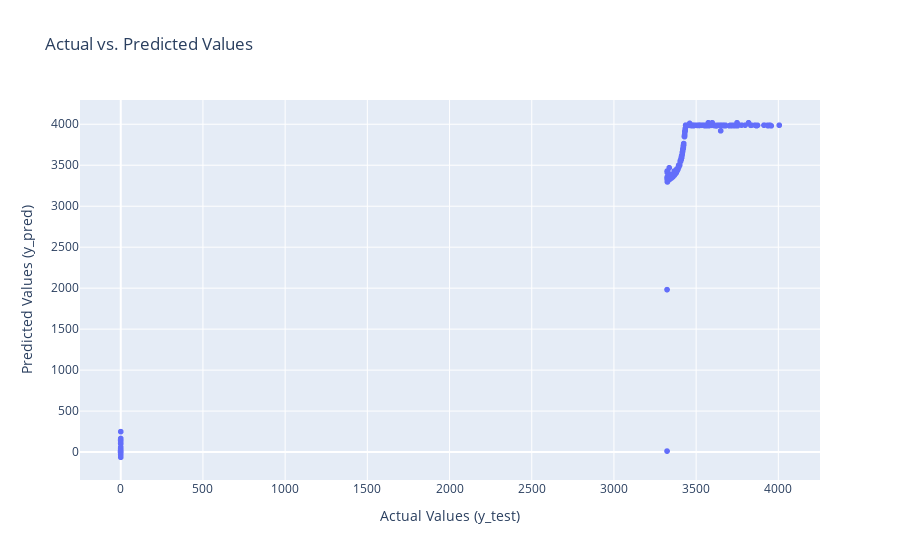

Write notebook code for a chart like this one.
### Code cell
import plotly.express as px

# Create an interactive scatterplot using Plotly
fig = px.scatter(x=y_test, y=y_pred, labels={'x': 'Actual Values (y_test)', 'y': 'Predicted Values (y_pred)'},
                 title='Actual vs. Predicted Values')
fig.update_layout(showlegend=False, template='plotly')
fig.show()

### Figure 1 — Plotly figure (JSON) as saved in the notebook; plotly's stock layout.template omitted (floating-point values rounded to 4 significant figures; data arrays with more than 128 entries replaced by an {"elided": "..."} marker saying what was removed)
{"data": [{"hovertemplate": "Actual Values (y_test)=%{x}<br>Predicted Values (y_pred)=%{y}<extra></extra>", "legendgroup": "", "marker": {"color": "#636efa", "symbol": "circle"}, "mode": "markers", "name": "", "showlegend": false, "type": "scattergl", "x": {"elided": "2082 float values"}, "xaxis": "x", "y": {"elided": "2082 float values"}, "yaxis": "y"}], "layout": {"legend": {"tracegroupgap": 0}, "showlegend": false, "title": {"text": "Actual vs. Predicted Values"}, "xaxis": {"anchor": "y", "domain": [0, 1], "title": {"text": "Actual Values (y_test)"}}, "yaxis": {"anchor": "x", "domain": [0, 1], "title": {"text": "Predicted Values (y_pred)"}}}}
